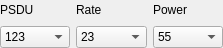
<?xml version="1.0" encoding="UTF-8"?>
<ui version="4.0">
 <class>WidgetConfig</class>
 <widget class="QWidget" name="WidgetConfig">
  <property name="geometry">
   <rect>
    <x>0</x>
    <y>0</y>
    <width>223</width>
    <height>48</height>
   </rect>
  </property>
  <property name="windowTitle">
   <string>Form</string>
  </property>
  <layout class="QGridLayout" name="gridLayout">
   <property name="leftMargin">
    <number>0</number>
   </property>
   <property name="topMargin">
    <number>0</number>
   </property>
   <property name="rightMargin">
    <number>0</number>
   </property>
   <property name="bottomMargin">
    <number>0</number>
   </property>
   <item row="0" column="0">
    <layout class="QVBoxLayout" name="verticalLayout">
     <item>
      <layout class="QHBoxLayout" name="horizontalLayout">
       <item>
        <widget class="QLabel" name="label">
         <property name="text">
          <string>PSDU</string>
         </property>
        </widget>
       </item>
       <item>
        <widget class="QLabel" name="label_2">
         <property name="text">
          <string>Rate</string>
         </property>
        </widget>
       </item>
       <item>
        <widget class="QLabel" name="label_3">
         <property name="text">
          <string>Power</string>
         </property>
        </widget>
       </item>
      </layout>
     </item>
     <item>
      <layout class="QHBoxLayout" name="horizontalLayout_2">
       <item>
        <widget class="QComboBox" name="comboBoxPSDU">
         <item>
          <property name="text">
           <string>123</string>
          </property>
         </item>
         <item>
          <property name="text">
           <string>555</string>
          </property>
         </item>
        </widget>
       </item>
       <item>
        <widget class="QComboBox" name="comboBoxRate">
         <item>
          <property name="text">
           <string>23</string>
          </property>
         </item>
         <item>
          <property name="text">
           <string>77</string>
          </property>
         </item>
        </widget>
       </item>
       <item>
        <widget class="QComboBox" name="comboBoxPower">
         <item>
          <property name="text">
           <string>55</string>
          </property>
         </item>
        </widget>
       </item>
      </layout>
     </item>
    </layout>
   </item>
  </layout>
 </widget>
 <resources/>
 <connections/>
</ui>
